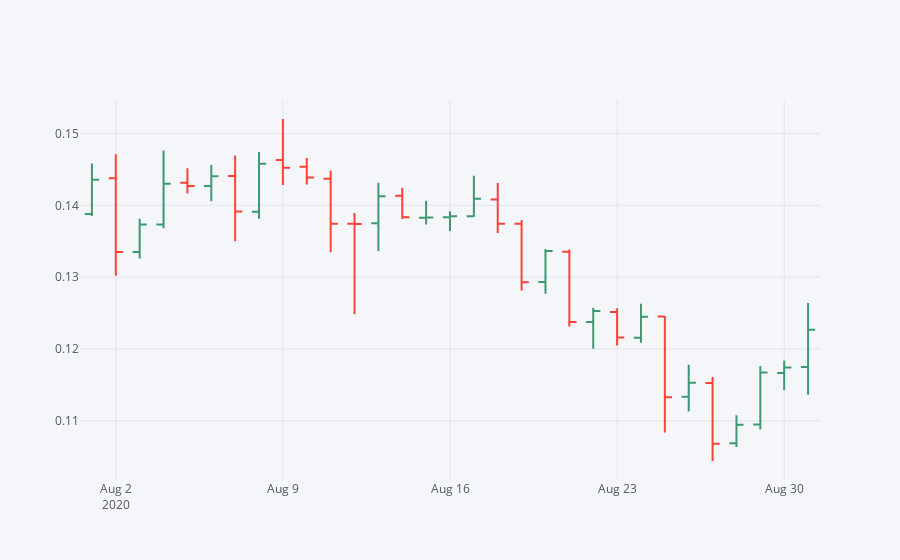

The cell this chart's notebook holds for it:
### Code cell
ada.loc["8-2020"].iplot(kind= "ohlc")
